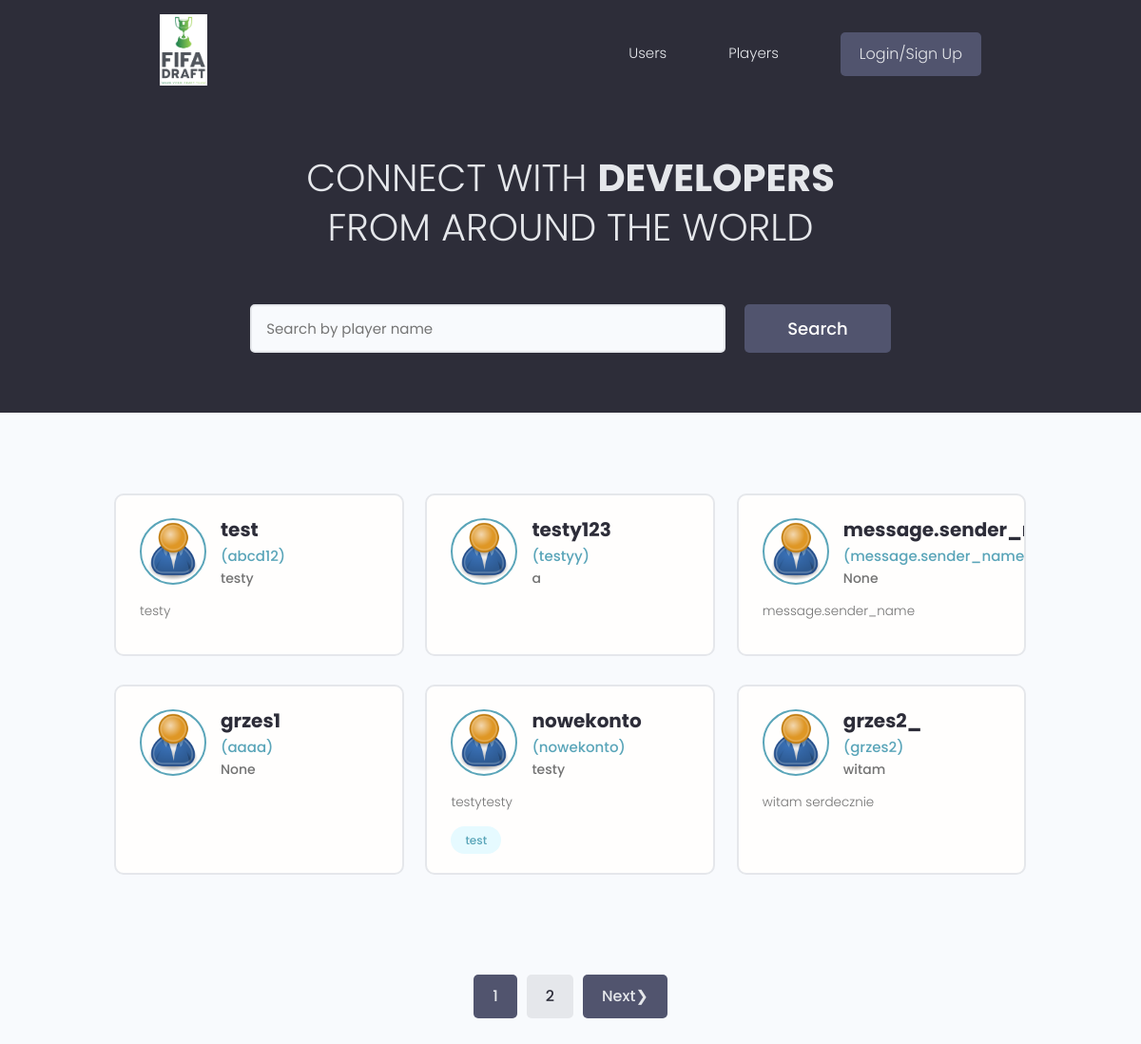
The app's page /, older data.
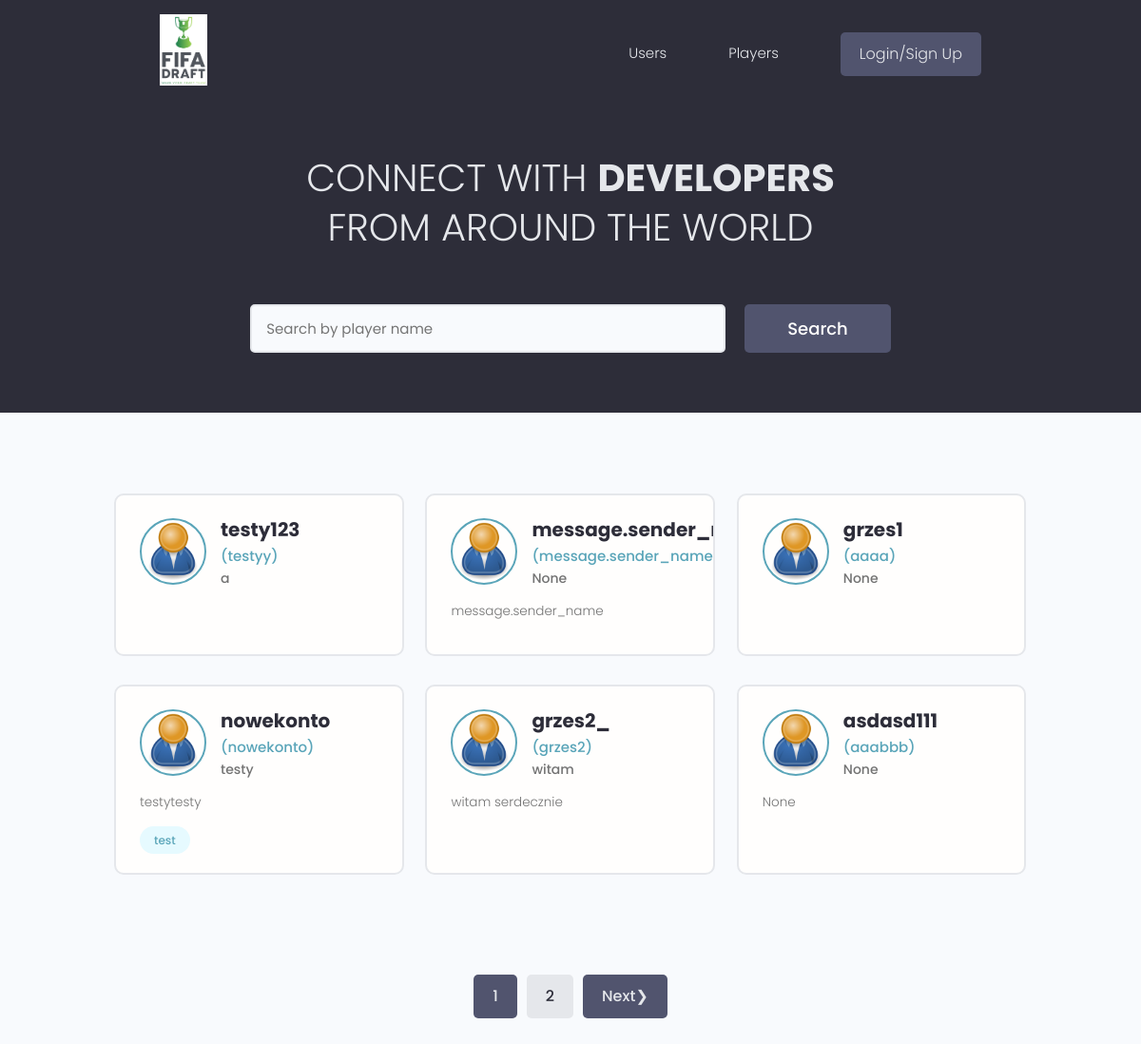
The same page, newer data.
### users/models.py (models this page shows, shortened)
class Profile(models.Model):
    user = models.OneToOneField(User, on_delete=models.CASCADE, null=True, blank=True)
    name = models.CharField(max_length=100, blank=True, null=True)
    username = models.CharField(max_length=100, blank=True, null=True)
    location = models.CharField(max_length=100, blank=True, null=True)
    email = models.EmailField(max_length=100, blank=True, null=True)
    short_intro = models.CharField(max_length=250, blank=True, null=True)
    bio = models.TextField(blank=True, null=True)
    profile_image = models.ImageField(
        null=True,
        blank=True,
        upload_to="profile_images/",
        default="profile_images/user-default.png",
    )
    social_github = models.CharField(max_length=200, blank=True, null=True)
    social_twitter = models.CharField(max_length=200, blank=True, null=True)
    social_linkedin = models.CharField(max_length=200, blank=True, null=True)
    social_youtube = models.CharField(max_length=200, blank=True, null=True)
    social_website = models.CharField(max_length=200, blank=True, null=True)
    created = models.DateTimeField(auto_now_add=True)
    id = models.UUIDField(
        default=uuid.uuid4, unique=True, primary_key=True, editable=False
    )
    @property
    def image_url(self):
        try:
            url = self.profile_image.url
        except:
            url = 'http://127.0.0.1:8000/images/profile_images/user-default.png'
        return url

class Skill(models.Model):
    owner = models.ForeignKey(Profile, on_delete=models.CASCADE, null=True, blank=True)
    name = models.CharField(max_length=200, blank=True, null=True)
    description = models.TextField(null=True, blank=True)
    created = models.DateTimeField(auto_now_add=True)
    id = models.UUIDField(
        default=uuid.uuid4, unique=True, primary_key=True, editable=False
    )
    def __str__(self):
        return str(self.name)

### users/views.py (the view)
# urls.py: path("", views.profiles, name="profiles"),
def profiles(request):
    profiles, search_query = search_profiles(request)
    results_on_page = 6
    custom_range, profiles = pagination_project(request, profiles, results_on_page)
    context = {
        "profiles": profiles,
        "custom_range": custom_range,
        "search_query": search_query,
    }
    return render(request, "users/profiles.html", context)

### users/utils.py (called while the page is built)
def pagination_project(request, players, results_on_page):
    page = request.GET.get("page")
    paginator = Paginator(players, results_on_page)
    try:
        players = paginator.page(page)
    except PageNotAnInteger:
        page = 1
        players = paginator.page(page)
    except EmptyPage:
        page = paginator.num_pages
        players = paginator.page(page)
    left_index = int(page) - 1
    if left_index < 1:
        left_index = 1
    right_index = int(page) + 2
    if right_index > paginator.num_pages:
        right_index = paginator.num_pages + 1
    custom_range = range(left_index, right_index)
    return custom_range, players

def search_profiles(request):
    search_query = ""
    if request.GET.get("search_query"):
        search_query = request.GET.get("search_query")
    skills = Skill.objects.filter(name__iexact=search_query)
    profiles = Profile.objects.distinct().filter(
        Q(name__icontains=search_query)
        | Q(username__icontains=search_query)
        | Q(skill__in=skills)
        | Q(location__icontains=search_query)
    )
    return profiles, search_query

### users/templates/users/profiles.html (shortened to what this page needs)
{% extends 'main.html'%}
{% block content %}
  <main class="home">
    <section class="hero-section text-center">
      <div class="container container--narrow">
        <div class="hero-section__box">
          <h2>CONNECT WITH <span>DEVELOPERS</span></h2>
          <h2>FROM AROUND THE WORLD</h2>
        </div>
        <div class="hero-section__search">
          <form class="form" action="#" method="get">
            <div class="form__field">
              <input class="input input--text" id="formInput#search" type="text" name="search_query"
                value='{{search_query}}' placeholder="Search by player name" />
            </div>
            <input class="btn btn--sub btn--lg" type="submit" value="Search" />
          </form>
        </div>
      </div>
    </section>
    <section class="devlist">
      <div class="container">
        <div class="grid grid--three">
         {% for profile in profiles %}
          <div class="column card">
            <div class="dev">
              <a href="{% url 'user-profile' profile.id %}" class="card__body">
                <div class="dev__profile">
                  <img class="avatar avatar--md" src={{profile.image_url}} alt="image" />
                  <div class="dev__meta">
                    <h3>{{ profile.user }}</h3> ({{ profile.name }})
                    <h5>{{ profile.short_intro|slice:'60' }}</h5>
                  </div>
                </div>
                <p class="dev__info">
                  {{ profile.bio|slice:'150' }}</p>
                <div class="dev__skills">
                  {% for skill in profile.skill_set.all %}
                  <span class="tag tag--pill tag--main">
                    <small>{{ skill }}</small>
                  </span>
                  {% endfor %}
                </div>
              </a>
            </div>
          </div>
         {% endfor %}
        </div>
      </div>
    </section>
  </main>
    {% include 'pagination.html' with queryset=profiles search_query=search_query %}
{% endblock content %}

Row changes from the older to the newer data that the page shows:
removed Profile: image_url (placeholder picture), user "test", name "abcd12", short_intro "testy", bio "testy"
now on this page (row unchanged): Profile: image_url (placeholder picture), user "asdasd111", name "aaabbb", short_intro "None", bio "None"
